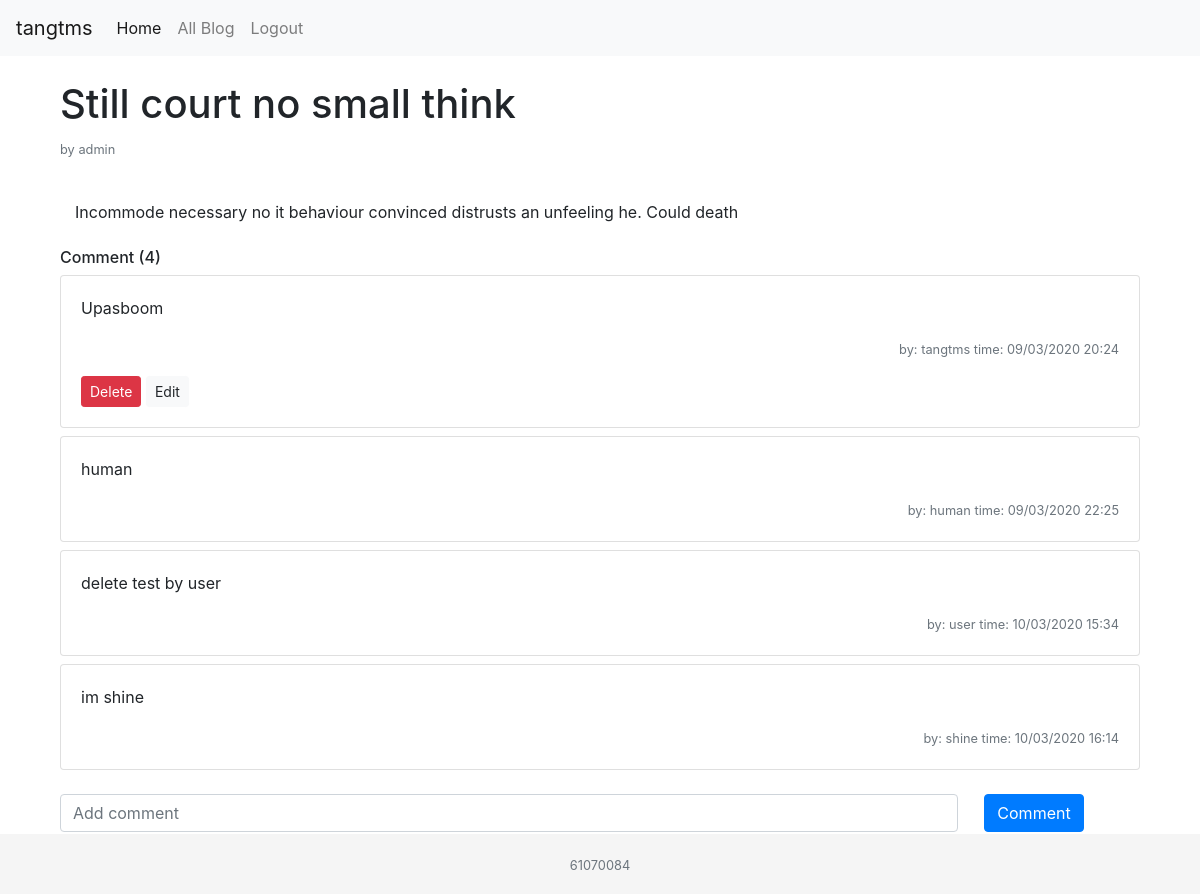
/management/detail/1/ (signed in), run on the app's committed database.
### management/models.py (models this page shows)
class Post(models.Model):
    id = models.IntegerField(primary_key=True)
    title = models.CharField(max_length=50)
    content = models.TextField()
    create_time = models.DateTimeField(auto_now_add=True)
    update_time = models.DateTimeField(auto_now=True)
    status = models.BooleanField()
    user_id = models.ForeignKey(User, on_delete=models.CASCADE)

class Comment(models.Model):
    id = models.IntegerField(primary_key=True)
    content = models.TextField()
    create_time = models.DateTimeField(auto_now_add=True)
    user_id = models.ForeignKey(User, on_delete=models.CASCADE)
    post_id = models.ForeignKey(Post, on_delete=models.CASCADE)

### management/views.py (the view)
# urls.py: path('detail/<int:post_id>/', views.detail, name='post_detail'),
def detail(request, post_id):
    current_user = request.user
    if request.method == 'POST':
        Comment.objects.create(
            content=request.POST.get('content'),
            user_id=current_user,
            post_id=Post.objects.get(pk=post_id)
        )
    post = Post.objects.get(pk=post_id)
    comment = Comment.objects.filter(post_id=post_id)
    comment_cnt = len(comment)
    return render(request, template_name='detail.html', context={
        'post': post,
        'comment': comment,
        'comment_cnt': comment_cnt
    })

### templates/detail.html (shortened to what this page needs)
{% extends "base.html" %}
{% block content %}
    <div class="container">
        <div class="row">
            <div class="col-10">
                <h1>{{ post.title }}</h1>
                <p class="text-muted"><small>by {{ post.user_id }}</small>
            </div>
        </div>
        <div>
            <p class="col-8 mt-4 mb-4">{{ post.content }}</p>
        </div>
        <h6>Comment ({{ comment_cnt }})</h6>
        {% for co in comment %}
        <div class="card mb-2">
            <div class="card-body">
                <p class="card-text">{{ co.content }}</p>
                <p class="card-text text-right"><small class="text-muted">by: {{ co.user_id.username }} time: {{ co.create_time|date:'d/m/Y H:i' }}</small></p>
                {% if user == co.user_id or user == co.post_id.user_id %}
                <a href="{% url 'comment_delete' comment_id=co.id %}">
                    <div class="btn btn-danger btn-sm">Delete</div>
                </a>
                {% endif %}
                {% if user == co.user_id %}
                <a href="{% url 'comment_edit' comment_id=co.id %}">
                    <div class="btn btn-light btn-sm">Edit</div>
                </a>
                {% endif %}
            </div>
        </div>
        {% endfor %}
            {% if user.is_authenticated %}
            <form method="POST" action="">
            <div class="form-row mt-4">
                <div class="col-10">
                    <input type="text" class="form-control" placeholder="Add comment" name="content" required>
                </div>
                <div class="col-2">
                    <button type="submit" class="btn btn-primary ml-3">Comment</button>
                </div>
            </div>
            </form>
            {% endif %}
    </div>
{% endblock content %}

### templates/base.html (shortened to what this page needs)
<!DOCTYPE html>
{% load static %}
<html lang="en">
<head>
    <link rel="stylesheet" type="text/css" href="{% static 'css/bootstrap.css'%}">
</head>
<body>
    <nav class="navbar navbar-expand-lg navbar-light bg-light">
        <a class="navbar-brand" href="#">{{request.user.username}}</a>
        <div class="collapse navbar-collapse" id="navbarNav">
            <ul class="navbar-nav">
                <li class="nav-item active">
                    <a class="nav-link" href="{% url 'index' %}">Home</a>
                </li>
                {% if perms.management.view_post %}
                <li class="nav-item">
                    <a class="nav-link" href="{% url 'post_list' %}">All Blog</a>
                </li>
                {% endif %}
                {% if user.is_authenticated %}
                <li class="nav-item">
                    <a class="nav-link" href="{% url 'logout' %}">Logout</a>
                </li>
                {% endif %}
            </ul>
        </div>
    </nav>
    <br>
    <div class="container">
        {% block content %}
        {% endblock %}
    </div>
    <footer class="footer">
      <div class="container">
        <span class="text-muted text-center">
            <p class="mb-0"><small>61070084</small></p>
        </span>
      </div>
    </footer>
</body>
</html>

### templates/base.html (style rules this page uses)
html { position: relative; min-height: 100%; }
body { margin-bottom: 60px; }
.footer { position: absolute; bottom: 0; width: 100%; height: 60px; line-height: 60px; background-color: #f5f5f5; }

### data on the page
Post: title "Still court no small think", user_id "admin", content "Incommode necessary no it behaviour convinced distrusts an unfeeling he. Could death"
Comment: content "Upasboom", user_id.username "tangtms", create_time "09/03/2020 20:24", shows "Delete", shows "Edit"
Comment: content "human", user_id.username "human", create_time "09/03/2020 22:25"
Comment: content "delete test by user", user_id.username "user", create_time "10/03/2020 15:34"
Comment: content "im shine", user_id.username "shine", create_time "10/03/2020 16:14"

### other printed values
{{ request.user.username }} "tangtms"
{{ comment_cnt }} "4"
